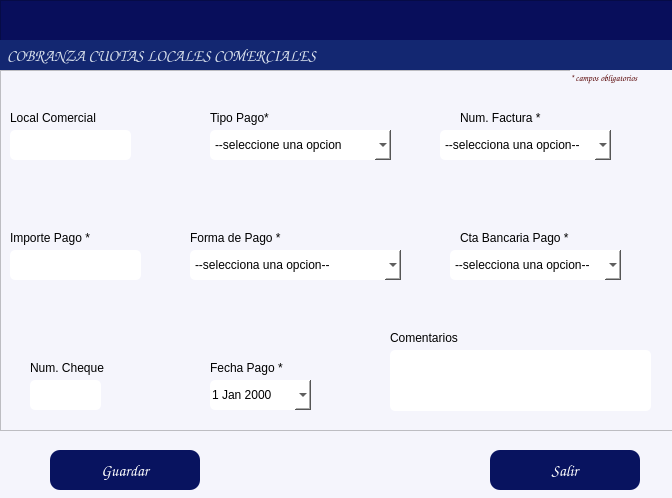
<?xml version="1.0" encoding="UTF-8"?>
<ui version="4.0">
 <class>Dialog</class>
 <widget class="QDialog" name="Dialog">
  <property name="windowModality">
   <enum>Qt::WindowModality::ApplicationModal</enum>
  </property>
  <property name="geometry">
   <rect>
    <x>0</x>
    <y>0</y>
    <width>672</width>
    <height>498</height>
   </rect>
  </property>
  <property name="windowTitle">
   <string/>
  </property>
  <property name="styleSheet">
   <string notr="true">background-color: rgb(245, 245, 252);</string>
  </property>
  <property name="modal">
   <bool>true</bool>
  </property>
  <widget class="QPushButton" name="btnRegistrar">
   <property name="geometry">
    <rect>
     <x>50</x>
     <y>450</y>
     <width>150</width>
     <height>40</height>
    </rect>
   </property>
   <property name="font">
    <font>
     <family>Comic Sans MS</family>
     <pointsize>12</pointsize>
     <bold>false</bold>
    </font>
   </property>
   <property name="cursor">
    <cursorShape>PointingHandCursor</cursorShape>
   </property>
   <property name="styleSheet">
    <string notr="true">background-color: rgb(8, 19, 95);
color: rgb(255, 255, 255);
border-radius:10px;
</string>
   </property>
   <property name="text">
    <string>Guardar</string>
   </property>
   <property name="icon">
    <iconset>
     <normaloff>../iconos/guardar.png</normaloff>../iconos/guardar.png</iconset>
   </property>
   <property name="iconSize">
    <size>
     <width>40</width>
     <height>40</height>
    </size>
   </property>
  </widget>
  <widget class="QPushButton" name="btnSalir">
   <property name="geometry">
    <rect>
     <x>490</x>
     <y>450</y>
     <width>150</width>
     <height>40</height>
    </rect>
   </property>
   <property name="font">
    <font>
     <family>Comic Sans MS</family>
     <pointsize>12</pointsize>
     <bold>false</bold>
    </font>
   </property>
   <property name="cursor">
    <cursorShape>PointingHandCursor</cursorShape>
   </property>
   <property name="styleSheet">
    <string notr="true">background-color: rgb(8, 19, 95);
color: rgb(255, 255, 255);
border-radius:10px;</string>
   </property>
   <property name="text">
    <string>Salir</string>
   </property>
   <property name="icon">
    <iconset>
     <normaloff>../iconos/salir.ico</normaloff>../iconos/salir.ico</iconset>
   </property>
   <property name="iconSize">
    <size>
     <width>30</width>
     <height>30</height>
    </size>
   </property>
  </widget>
  <widget class="QFrame" name="frame_4">
   <property name="geometry">
    <rect>
     <x>0</x>
     <y>0</y>
     <width>681</width>
     <height>71</height>
    </rect>
   </property>
   <property name="maximumSize">
    <size>
     <width>16777215</width>
     <height>16777215</height>
    </size>
   </property>
   <property name="styleSheet">
    <string notr="true">background-color: rgb(8, 14, 91);</string>
   </property>
   <property name="frameShape">
    <enum>QFrame::Shape::StyledPanel</enum>
   </property>
   <property name="frameShadow">
    <enum>QFrame::Shadow::Raised</enum>
   </property>
   <widget class="QLabel" name="label_11">
    <property name="geometry">
     <rect>
      <x>0</x>
      <y>40</y>
      <width>832</width>
      <height>31</height>
     </rect>
    </property>
    <property name="font">
     <font>
      <family>Comic Sans MS</family>
      <pointsize>12</pointsize>
      <bold>true</bold>
     </font>
    </property>
    <property name="styleSheet">
     <string notr="true">color: rgb(255, 255, 255);
background-color: rgb(19, 39, 113);
color: rgb(255, 78, 2);
color: rgb(216, 224, 236);</string>
    </property>
    <property name="text">
     <string>  COBRANZA CUOTAS LOCALES COMERCIALES</string>
    </property>
    <property name="alignment">
     <set>Qt::AlignmentFlag::AlignLeading|Qt::AlignmentFlag::AlignLeft|Qt::AlignmentFlag::AlignVCenter</set>
    </property>
   </widget>
  </widget>
  <widget class="QFrame" name="frame">
   <property name="geometry">
    <rect>
     <x>0</x>
     <y>70</y>
     <width>681</width>
     <height>361</height>
    </rect>
   </property>
   <property name="frameShape">
    <enum>QFrame::Shape::StyledPanel</enum>
   </property>
   <property name="frameShadow">
    <enum>QFrame::Shadow::Raised</enum>
   </property>
   <widget class="QLineEdit" name="txtCheque">
    <property name="geometry">
     <rect>
      <x>30</x>
      <y>310</y>
      <width>71</width>
      <height>30</height>
     </rect>
    </property>
    <property name="styleSheet">
     <string notr="true">background-color: rgb(255, 255, 255);
border-radius:5px;</string>
    </property>
    <property name="alignment">
     <set>Qt::AlignmentFlag::AlignBottom|Qt::AlignmentFlag::AlignLeading|Qt::AlignmentFlag::AlignLeft</set>
    </property>
   </widget>
   <widget class="QLineEdit" name="txtLocal">
    <property name="geometry">
     <rect>
      <x>10</x>
      <y>60</y>
      <width>121</width>
      <height>30</height>
     </rect>
    </property>
    <property name="styleSheet">
     <string notr="true">background-color: rgb(255, 255, 255);
border-radius:5px;</string>
    </property>
    <property name="alignment">
     <set>Qt::AlignmentFlag::AlignBottom|Qt::AlignmentFlag::AlignLeading|Qt::AlignmentFlag::AlignLeft</set>
    </property>
    <property name="readOnly">
     <bool>true</bool>
    </property>
   </widget>
   <widget class="QComboBox" name="cmbTipoCuota">
    <property name="geometry">
     <rect>
      <x>210</x>
      <y>60</y>
      <width>181</width>
      <height>30</height>
     </rect>
    </property>
    <property name="styleSheet">
     <string notr="true">background-color: rgb(255, 255, 255);
border-radius:5px;
</string>
    </property>
    <item>
     <property name="text">
      <string>--seleccione una opcion</string>
     </property>
    </item>
    <item>
     <property name="text">
      <string>pago mensual</string>
     </property>
    </item>
    <item>
     <property name="text">
      <string>pago atrasado</string>
     </property>
    </item>
    <item>
     <property name="text">
      <string>pago anticipado</string>
     </property>
    </item>
    <item>
     <property name="text">
      <string>pago no identificado</string>
     </property>
    </item>
    <item>
     <property name="text">
      <string>pago parcial o a cuenta</string>
     </property>
    </item>
   </widget>
   <widget class="QLabel" name="label">
    <property name="geometry">
     <rect>
      <x>10</x>
      <y>40</y>
      <width>101</width>
      <height>16</height>
     </rect>
    </property>
    <property name="text">
     <string>Local Comercial</string>
    </property>
   </widget>
   <widget class="QLabel" name="label_7">
    <property name="geometry">
     <rect>
      <x>210</x>
      <y>290</y>
      <width>81</width>
      <height>16</height>
     </rect>
    </property>
    <property name="text">
     <string>Fecha Pago *</string>
    </property>
   </widget>
   <widget class="QLabel" name="label_6">
    <property name="geometry">
     <rect>
      <x>10</x>
      <y>160</y>
      <width>81</width>
      <height>16</height>
     </rect>
    </property>
    <property name="text">
     <string>Importe Pago *</string>
    </property>
   </widget>
   <widget class="QLabel" name="label_5">
    <property name="geometry">
     <rect>
      <x>190</x>
      <y>160</y>
      <width>91</width>
      <height>16</height>
     </rect>
    </property>
    <property name="text">
     <string>Forma de Pago *</string>
    </property>
   </widget>
   <widget class="QLabel" name="label_4">
    <property name="geometry">
     <rect>
      <x>460</x>
      <y>40</y>
      <width>81</width>
      <height>16</height>
     </rect>
    </property>
    <property name="text">
     <string>Num. Factura *</string>
    </property>
   </widget>
   <widget class="QLabel" name="label_12">
    <property name="geometry">
     <rect>
      <x>210</x>
      <y>40</y>
      <width>91</width>
      <height>16</height>
     </rect>
    </property>
    <property name="text">
     <string>Tipo Pago*</string>
    </property>
   </widget>
   <widget class="QTextEdit" name="txtComentarios">
    <property name="geometry">
     <rect>
      <x>390</x>
      <y>280</y>
      <width>261</width>
      <height>61</height>
     </rect>
    </property>
    <property name="styleSheet">
     <string notr="true">background-color: rgb(255, 255, 255);
border-radius:5px;
</string>
    </property>
   </widget>
   <widget class="QLabel" name="label_8">
    <property name="geometry">
     <rect>
      <x>460</x>
      <y>160</y>
      <width>111</width>
      <height>16</height>
     </rect>
    </property>
    <property name="text">
     <string>Cta Bancaria Pago *</string>
    </property>
   </widget>
   <widget class="QComboBox" name="cmbFactura">
    <property name="geometry">
     <rect>
      <x>440</x>
      <y>60</y>
      <width>171</width>
      <height>30</height>
     </rect>
    </property>
    <property name="styleSheet">
     <string notr="true">background-color: rgb(255, 255, 255);
border-radius:5px;</string>
    </property>
    <item>
     <property name="text">
      <string>--selecciona una opcion--</string>
     </property>
    </item>
   </widget>
   <widget class="QLineEdit" name="txtImporte">
    <property name="geometry">
     <rect>
      <x>10</x>
      <y>180</y>
      <width>131</width>
      <height>30</height>
     </rect>
    </property>
    <property name="styleSheet">
     <string notr="true">background-color: rgb(255, 255, 255);
border-radius:5px;
</string>
    </property>
    <property name="alignment">
     <set>Qt::AlignmentFlag::AlignBottom|Qt::AlignmentFlag::AlignLeading|Qt::AlignmentFlag::AlignLeft</set>
    </property>
   </widget>
   <widget class="QDateEdit" name="boxDate">
    <property name="geometry">
     <rect>
      <x>210</x>
      <y>310</y>
      <width>101</width>
      <height>30</height>
     </rect>
    </property>
    <property name="styleSheet">
     <string notr="true">background-color: rgb(255, 255, 255);
border-radius:5px;</string>
    </property>
    <property name="calendarPopup">
     <bool>true</bool>
    </property>
   </widget>
   <widget class="QComboBox" name="cmbFormaPago">
    <property name="geometry">
     <rect>
      <x>190</x>
      <y>180</y>
      <width>211</width>
      <height>30</height>
     </rect>
    </property>
    <property name="styleSheet">
     <string notr="true">background-color: rgb(255, 255, 255);
border-radius:5px;</string>
    </property>
    <item>
     <property name="text">
      <string>--selecciona una opcion--</string>
     </property>
    </item>
    <item>
     <property name="text">
      <string>Transferencia SPEI</string>
     </property>
    </item>
    <item>
     <property name="text">
      <string>Cheque</string>
     </property>
    </item>
    <item>
     <property name="text">
      <string>Deposito Bancario</string>
     </property>
    </item>
    <item>
     <property name="text">
      <string>Transferencia Interna</string>
     </property>
    </item>
   </widget>
   <widget class="QLabel" name="label_10">
    <property name="geometry">
     <rect>
      <x>390</x>
      <y>260</y>
      <width>71</width>
      <height>16</height>
     </rect>
    </property>
    <property name="text">
     <string>Comentarios</string>
    </property>
   </widget>
   <widget class="QLabel" name="label_9">
    <property name="geometry">
     <rect>
      <x>30</x>
      <y>290</y>
      <width>81</width>
      <height>16</height>
     </rect>
    </property>
    <property name="text">
     <string>Num. Cheque</string>
    </property>
   </widget>
   <widget class="QLabel" name="label_2">
    <property name="geometry">
     <rect>
      <x>570</x>
      <y>0</y>
      <width>151</width>
      <height>16</height>
     </rect>
    </property>
    <property name="font">
     <font>
      <family>Comic Sans MS</family>
      <pointsize>7</pointsize>
      <italic>true</italic>
      <bold>true</bold>
     </font>
    </property>
    <property name="styleSheet">
     <string notr="true">color: rgb(85, 0, 0);</string>
    </property>
    <property name="text">
     <string>* campos obligatorios</string>
    </property>
   </widget>
   <widget class="QComboBox" name="cmbCtaBancaria">
    <property name="geometry">
     <rect>
      <x>450</x>
      <y>180</y>
      <width>171</width>
      <height>30</height>
     </rect>
    </property>
    <property name="styleSheet">
     <string notr="true">background-color: rgb(255, 255, 255);
border-radius:5px;</string>
    </property>
    <item>
     <property name="text">
      <string>--selecciona una opcion--</string>
     </property>
    </item>
   </widget>
  </widget>
 </widget>
 <resources/>
 <connections/>
</ui>
